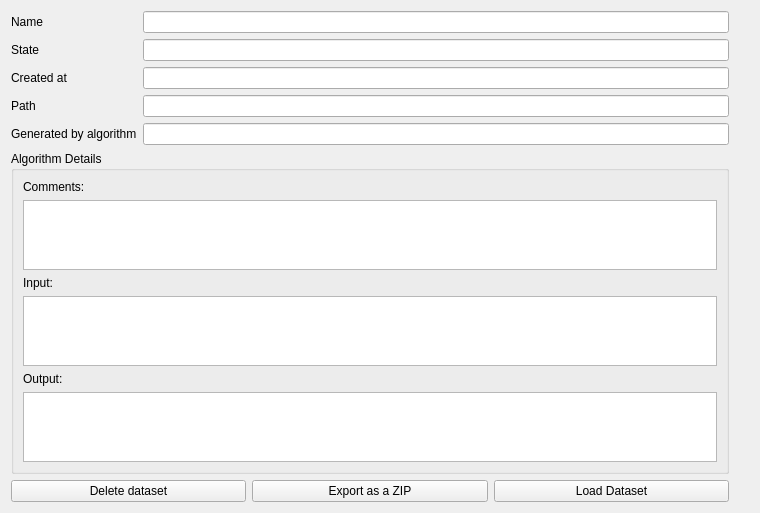
<?xml version="1.0" encoding="UTF-8"?>
<ui version="4.0">
 <class>WidgetDatasetItemDetails</class>
 <widget class="QWidget" name="WidgetDatasetItemDetails">
  <property name="geometry">
   <rect>
    <x>0</x>
    <y>0</y>
    <width>760</width>
    <height>353</height>
   </rect>
  </property>
  <property name="sizePolicy">
   <sizepolicy hsizetype="Minimum" vsizetype="Minimum">
    <horstretch>0</horstretch>
    <verstretch>0</verstretch>
   </sizepolicy>
  </property>
  <property name="windowTitle">
   <string>Dataset Details</string>
  </property>
  <layout class="QGridLayout" name="gridLayout_2">
   <item row="0" column="0">
    <layout class="QGridLayout" name="gridLayout">
     <item row="0" column="0">
      <widget class="QLabel" name="label_3">
       <property name="text">
        <string>Name</string>
       </property>
      </widget>
     </item>
     <item row="0" column="1">
      <widget class="QLineEdit" name="name_le">
       <property name="readOnly">
        <bool>true</bool>
       </property>
      </widget>
     </item>
     <item row="1" column="0">
      <widget class="QLabel" name="label_5">
       <property name="text">
        <string>State</string>
       </property>
      </widget>
     </item>
     <item row="1" column="1">
      <widget class="QLineEdit" name="state_le">
       <property name="readOnly">
        <bool>true</bool>
       </property>
      </widget>
     </item>
     <item row="2" column="0">
      <widget class="QLabel" name="label">
       <property name="text">
        <string>Created at</string>
       </property>
      </widget>
     </item>
     <item row="2" column="1">
      <widget class="QLineEdit" name="created_at_le">
       <property name="readOnly">
        <bool>true</bool>
       </property>
      </widget>
     </item>
     <item row="3" column="0">
      <widget class="QLabel" name="label_2">
       <property name="text">
        <string>Path</string>
       </property>
      </widget>
     </item>
     <item row="3" column="1">
      <widget class="QLineEdit" name="path_le">
       <property name="readOnly">
        <bool>true</bool>
       </property>
      </widget>
     </item>
     <item row="4" column="0">
      <widget class="QLabel" name="label_4">
       <property name="text">
        <string>Generated by algorithm</string>
       </property>
      </widget>
     </item>
     <item row="4" column="1">
      <widget class="QLineEdit" name="alg_le">
       <property name="readOnly">
        <bool>true</bool>
       </property>
      </widget>
     </item>
    </layout>
   </item>
   <item row="1" column="0">
    <widget class="QgsCollapsibleGroupBox" name="alg_box">
     <property name="enabled">
      <bool>true</bool>
     </property>
     <property name="title">
      <string>Algorithm Details</string>
     </property>
     <property name="collapsed">
      <bool>true</bool>
     </property>
     <layout class="QVBoxLayout" name="verticalLayout">
      <item>
       <widget class="QLabel" name="commentsLabel">
        <property name="text">
         <string>Comments:</string>
        </property>
       </widget>
      </item>
      <item>
       <widget class="QTextBrowser" name="comments">
        <property name="minimumSize">
         <size>
          <width>400</width>
          <height>0</height>
         </size>
        </property>
        <property name="maximumSize">
         <size>
          <width>16777215</width>
          <height>16777215</height>
         </size>
        </property>
        <property name="html">
         <string>&lt;!DOCTYPE HTML PUBLIC &quot;-//W3C//DTD HTML 4.0//EN&quot; &quot;http://www.w3.org/TR/REC-html40/strict.dtd&quot;&gt;
&lt;html&gt;&lt;head&gt;&lt;meta name=&quot;qrichtext&quot; content=&quot;1&quot; /&gt;&lt;style type=&quot;text/css&quot;&gt;
p, li { white-space: pre-wrap; }
&lt;/style&gt;&lt;/head&gt;&lt;body style=&quot; font-family:'Ubuntu'; font-size:11pt; font-weight:400; font-style:normal;&quot;&gt;
&lt;p style=&quot;-qt-paragraph-type:empty; margin-top:0px; margin-bottom:0px; margin-left:0px; margin-right:0px; -qt-block-indent:0; text-indent:0px; font-family:'MS Shell Dlg 2'; font-size:8pt;&quot;&gt;&lt;br /&gt;&lt;/p&gt;&lt;/body&gt;&lt;/html&gt;</string>
        </property>
        <property name="openExternalLinks">
         <bool>true</bool>
        </property>
       </widget>
      </item>
      <item>
       <widget class="QLabel" name="inputLabel">
        <property name="text">
         <string>Input:</string>
        </property>
       </widget>
      </item>
      <item>
       <widget class="QTextBrowser" name="input">
        <property name="minimumSize">
         <size>
          <width>400</width>
          <height>0</height>
         </size>
        </property>
        <property name="maximumSize">
         <size>
          <width>16777215</width>
          <height>16777215</height>
         </size>
        </property>
       </widget>
      </item>
      <item>
       <widget class="QLabel" name="outputLabel">
        <property name="text">
         <string>Output:</string>
        </property>
       </widget>
      </item>
      <item>
       <widget class="QTextBrowser" name="output">
        <property name="minimumSize">
         <size>
          <width>400</width>
          <height>0</height>
         </size>
        </property>
        <property name="maximumSize">
         <size>
          <width>16777215</width>
          <height>16777215</height>
         </size>
        </property>
       </widget>
      </item>
     </layout>
    </widget>
   </item>
   <item row="2" column="1">
    <spacer name="verticalSpacer">
     <property name="orientation">
      <enum>Qt::Vertical</enum>
     </property>
     <property name="sizeHint" stdset="0">
      <size>
       <width>20</width>
       <height>40</height>
      </size>
     </property>
    </spacer>
   </item>
   <item row="3" column="0">
    <layout class="QHBoxLayout" name="horizontalLayout">
     <item>
      <widget class="QPushButton" name="delete_btn">
       <property name="text">
        <string>Delete dataset</string>
       </property>
       <property name="icon">
        <iconset>
         <normaloff>../icons/symbologyAdd.svg</normaloff>../icons/symbologyAdd.svg</iconset>
       </property>
      </widget>
     </item>
     <item>
      <widget class="QPushButton" name="export_btn">
       <property name="text">
        <string>Export as a ZIP</string>
       </property>
      </widget>
     </item>
     <item>
      <widget class="QPushButton" name="load_btn">
       <property name="text">
        <string>Load Dataset</string>
       </property>
       <property name="icon">
        <iconset>
         <normaloff>../icons/mActionIdentify.svg</normaloff>../icons/mActionIdentify.svg</iconset>
       </property>
      </widget>
     </item>
    </layout>
   </item>
  </layout>
 </widget>
 <customwidgets>
  <customwidget>
   <class>QgsCollapsibleGroupBox</class>
   <extends>QGroupBox</extends>
   <header>qgis.gui</header>
   <container>1</container>
  </customwidget>
 </customwidgets>
 <resources/>
 <connections/>
</ui>
